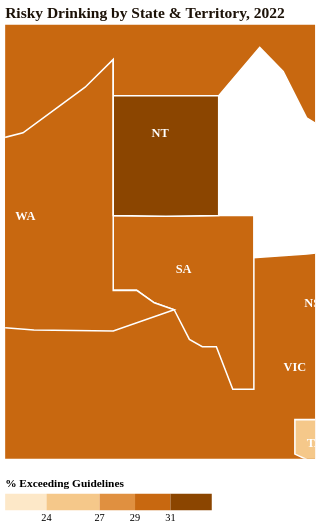

Here is the Vega-Lite specification saved for this chart:
### Vega-Lite specification from a JSON file in a GitHub repository (floating-point values rounded to 4 significant figures)
{"$schema": "https://vega.github.io/schema/vega-lite/v5.json", "title": {"text": "Risky Drinking by State & Territory, 2022", "fontSize": 15, "font": "DM Sans", "color": "#1C1208", "anchor": "start"}, "width": "container", "height": 420, "projection": {"type": "mercator", "center": [133, -28], "scale": 650}, "layer": [{"data": {"values": [{"type": "Feature", "properties": {"STATE_NAME": "New South Wales", "pct": 26.3, "abbr": "NSW"}, "geometry": {"type": "Polygon", "coordinates": [[[141, -34], [141, -29.2], [150, -28.5], [153.6, -28.2], [153.6, -37.5], [150.7, -38.1], [149, -37.5], [148.3, -37.5], [145.5, -38], [144, -37.5], [141, -37.5], [141, -34]]]}}, {"type": "Feature", "properties": {"STATE_NAME": "Victoria", "pct": 23.8, "abbr": "VIC"}, "geometry": {"type": "Polygon", "coordinates": [[[141, -34], [144, -37.5], [145.5, -38], [148.3, -37.5], [149, -37.5], [150.7, -38.1], [149.4, -38.7], [148.1, -38.5], [146.4, -39], [144.5, -38.8], [143.4, -38.8], [141, -38.5], [141, -34]]]}}, {"type": "Feature", "properties": {"STATE_NAME": "Queensland", "pct": 29.4, "abbr": "QLD"}, "geometry": {"type": "Polygon", "coordinates": [[[138, -16.5], [138, -26], [141, -26], [141, -29.2], [150, -28.5], [153.6, -28.2], [153.6, -10.7], [148.1, -19.8], [145.5, -18.3], [143.5, -14.5], [141.5, -12.5], [138, -16.5]]]}}, {"type": "Feature", "properties": {"STATE_NAME": "South Australia", "pct": 29.3, "abbr": "SA"}, "geometry": {"type": "Polygon", "coordinates": [[[129, -26], [138, -26], [141, -26], [141, -34], [141, -38.5], [139.2, -38.5], [137.8, -35.6], [136.6, -35.6], [135.5, -35.1], [134.2, -33], [132.5, -32.5], [131, -31.6], [129, -31.6], [129, -26]]]}}, {"type": "Feature", "properties": {"STATE_NAME": "Western Australia", "pct": 29.9, "abbr": "WA"}, "geometry": {"type": "Polygon", "coordinates": [[[129, -13.5], [129, -26], [129, -31.6], [131, -31.6], [132.5, -32.5], [134.2, -33], [129, -34.5], [115.5, -34], [113.9, -22.5], [114.2, -21.8], [118, -20.3], [121.3, -19.5], [126.6, -15.8], [129, -13.5]]]}}, {"type": "Feature", "properties": {"STATE_NAME": "Tasmania", "pct": 26.8, "abbr": "TAS"}, "geometry": {"type": "Polygon", "coordinates": [[[144.5, -40.5], [148.3, -40.5], [148.5, -43.6], [147.6, -43.3], [146.3, -43.3], [144.5, -42.7], [144.5, -40.5]]]}}, {"type": "Feature", "properties": {"STATE_NAME": "Northern Territory", "pct": 31.1, "abbr": "NT"}, "geometry": {"type": "Polygon", "coordinates": [[[129, -16.5], [138, -16.5], [138, -26], [129, -26], [129, -13.5], [129, -16.5]]]}}, {"type": "Feature", "properties": {"STATE_NAME": "Australian Capital Territory", "pct": 25.7, "abbr": "ACT"}, "geometry": {"type": "Polygon", "coordinates": [[[148.8, -35.1], [149.4, -35.1], [149.4, -35.9], [148.8, -35.9], [148.8, -35.1]]]}}]}, "mark": {"type": "geoshape", "stroke": "white", "strokeWidth": 1.5}, "encoding": {"color": {"field": "properties.pct", "type": "quantitative", "scale": {"type": "threshold", "domain": [24, 27, 29, 31], "range": ["#fde8c8", "#f5c88a", "#e09040", "#c86810", "#8B4500"]}, "legend": {"title": "% Exceeding Guidelines", "orient": "bottom", "gradientLength": 220, "labelFont": "DM Sans", "titleFont": "DM Sans"}}, "tooltip": [{"field": "properties.STATE_NAME", "title": "State/Territory"}, {"field": "properties.pct", "title": "% Exceeding", "format": ".1f"}]}}, {"data": {"values": [{"abbr": "NSW", "lon": 146.5, "lat": -32.5}, {"abbr": "VIC", "lon": 144.5, "lat": -37}, {"abbr": "QLD", "lon": 144.5, "lat": -22.5}, {"abbr": "SA", "lon": 135, "lat": -30}, {"abbr": "WA", "lon": 121.5, "lat": -26}, {"abbr": "TAS", "lon": 146.5, "lat": -42}, {"abbr": "NT", "lon": 133, "lat": -19.5}, {"abbr": "ACT", "lon": 149.1, "lat": -35.5}]}, "mark": {"type": "text", "fontSize": 12, "fontWeight": "bold", "font": "DM Sans", "color": "white"}, "encoding": {"longitude": {"field": "lon", "type": "quantitative"}, "latitude": {"field": "lat", "type": "quantitative"}, "text": {"field": "abbr", "type": "nominal"}}}], "config": {"view": {"stroke": null}, "background": "transparent"}}
